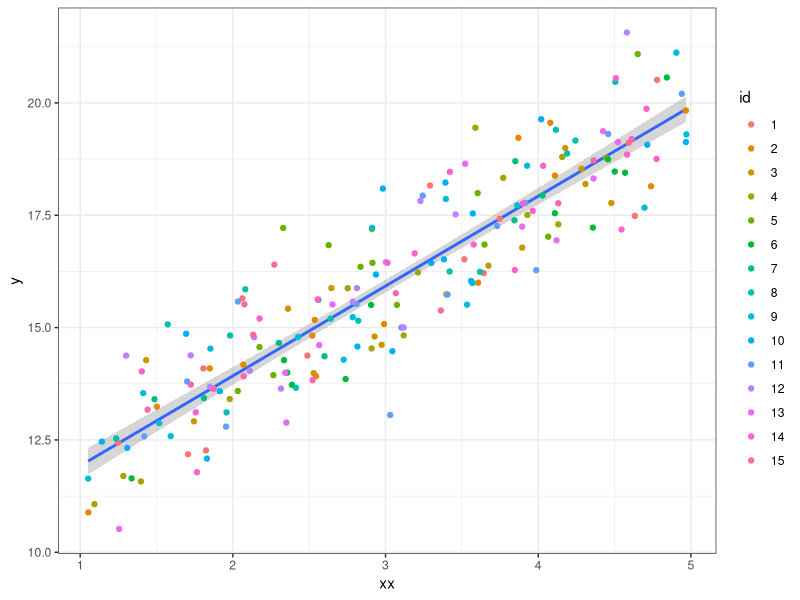
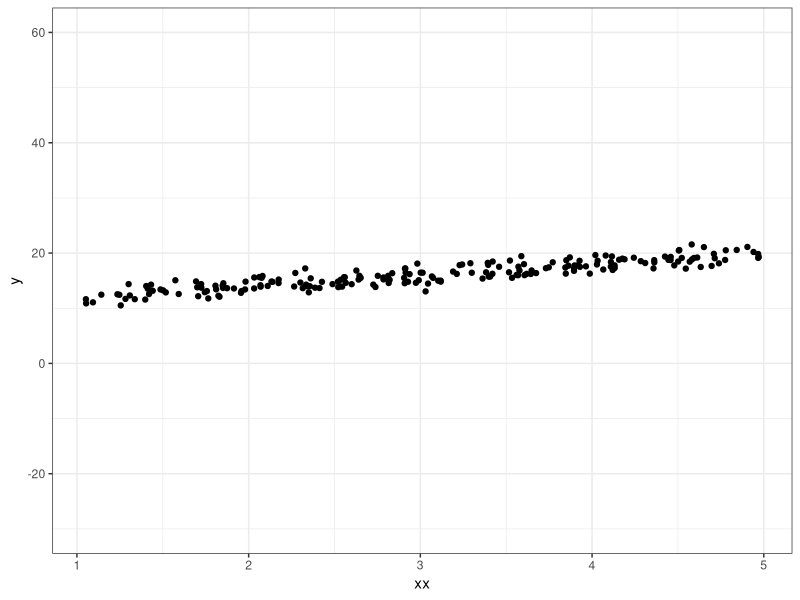
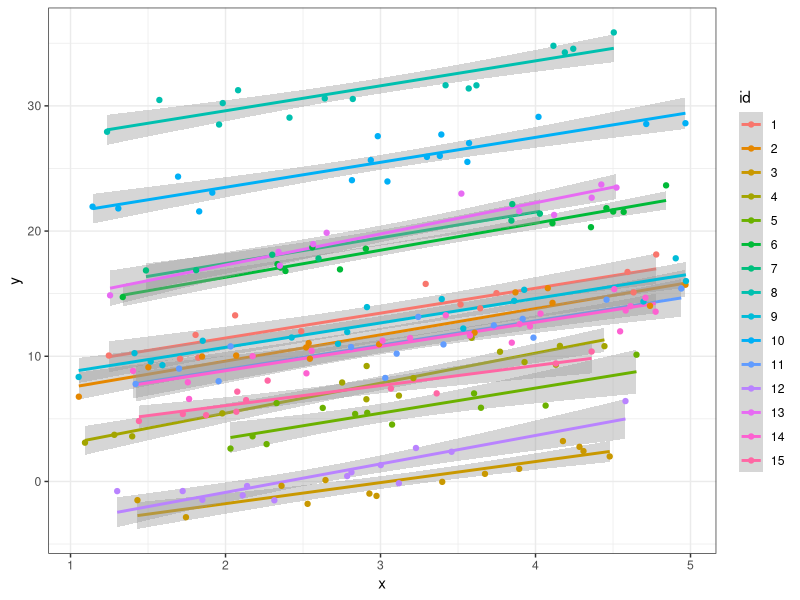
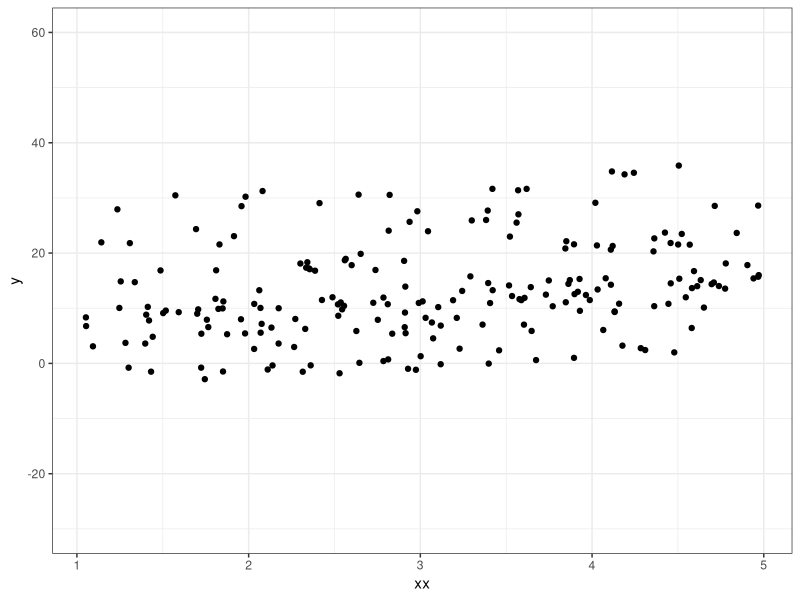
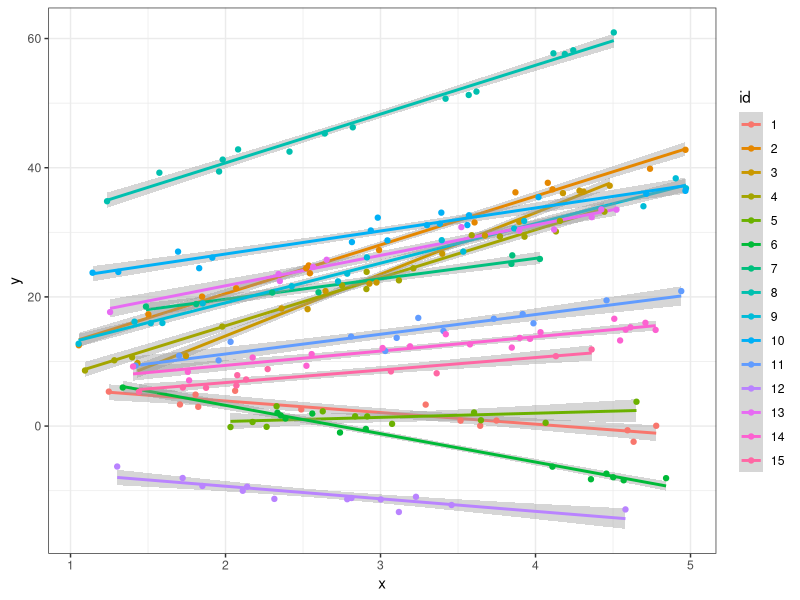
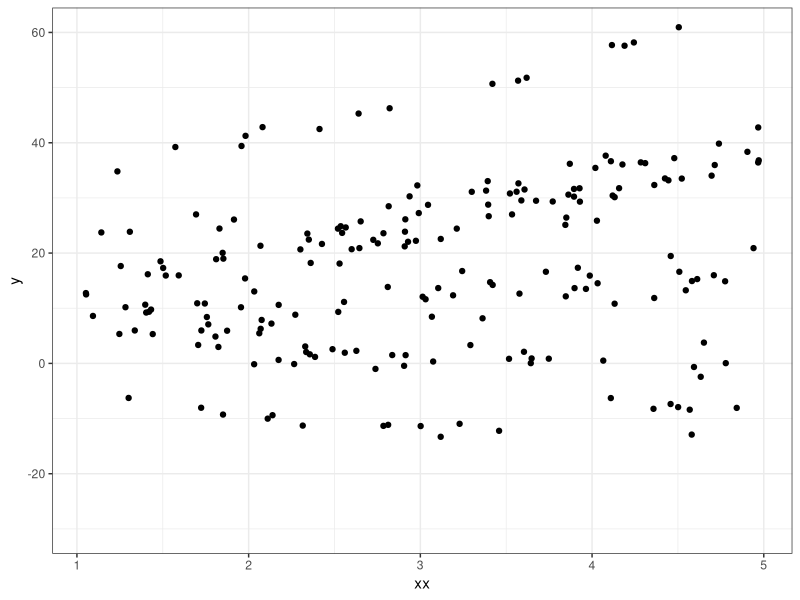
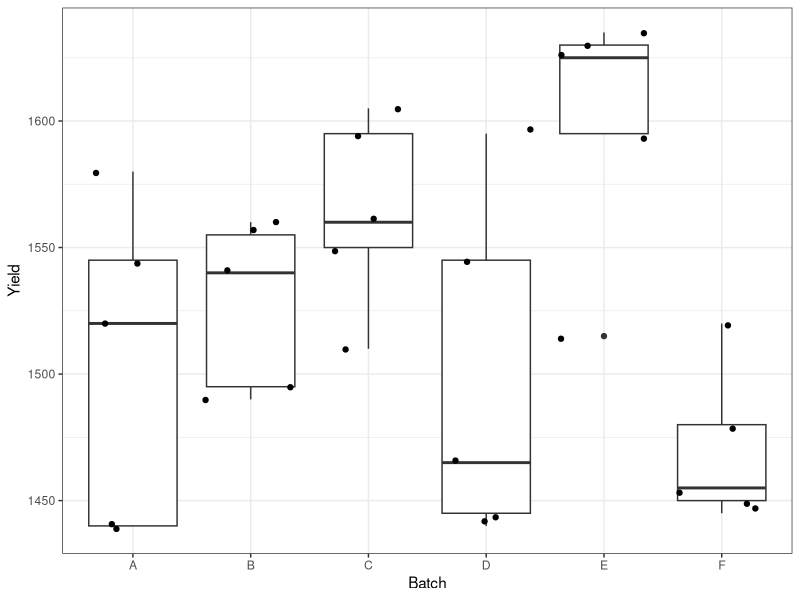
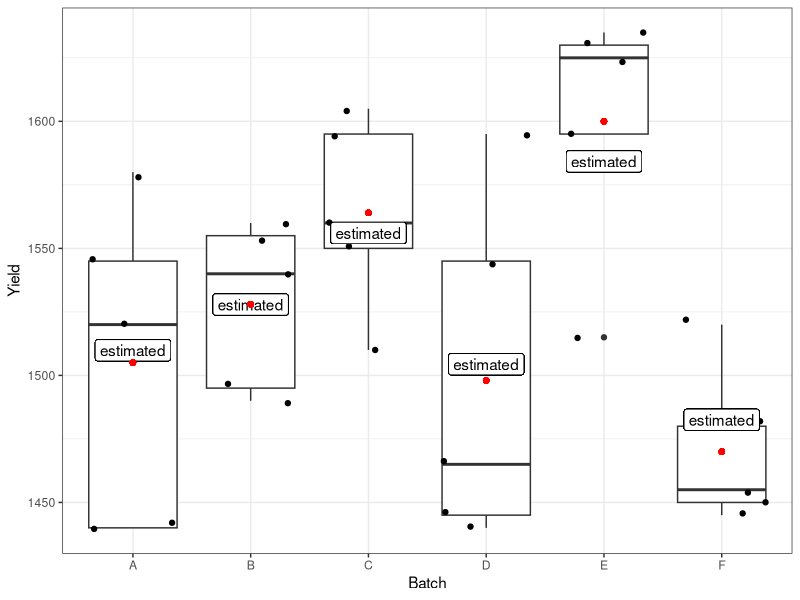

Recreate these plots in R, in order.
rm(list=ls())

library(lme4)
library(car)
library(ggplot2)


## simulation of fixed data
b0 <- 9.9
b1 <- 2
# repeat measure times for 15 people
n <- c(13, 14, 14, 15, 12, 13, 7, 15, 16, 17, 14, 13, 11, 20, 11)
npeople <- length(n)
set.seed(1)
# generate x(fixed effect)
x <- matrix(rep(0, length=max(n) * npeople),ncol = npeople)
xx=NULL
peopleall <- NULL
for (i in 1:npeople){
  x[1:n[i], i] <- runif(n[i], min = 1, max = 5)
  x[1:n[i], i] <- sort(x[1:n[i], i])
  xx=c(xx,x[1:n[i],i])
  people <- rep(i, length = n[i])
  peopleall <- c(peopleall, people)
}
epsilon<- rnorm(n=length(xx),mean=0,sd=1)
dati.simulate = data.frame(y=b0+b1*xx+epsilon,id=as.factor(peopleall),xx)

mdl.fixed = lm(y~xx,data=dati.simulate)
summary(mdl.fixed)

cbind(estimated=coef(mdl.fixed),actual=c(b0,b1))

ggplot(dati.simulate,aes(y=y,x=xx))+
  geom_smooth(method="lm")+
  geom_point(aes(colour=id))+
  theme_bw()

ggplot(dati.simulate,aes(y=y,x=xx))+
  geom_point()+
  theme_bw()+
  coord_cartesian(ylim=c(-30,60))

# random intercept
intercept <- rnorm(npeople, mean = 0, sd = 10)
yall <- NULL
for (i in 1:npeople){
  # generate y
  ytmp <- rep(b0 + intercept[i], length = n[i]) +
    b1 * x[1:n[i],i]
  yall <- c(yall, ytmp) # combine y
}
# final dataset
data1 <- data.frame(y=yall+epsilon,id=as.factor(peopleall),x=xx)

mdl.Rintercept=lmer(y~x+(1|id),data=data1)

summary(mdl.Rintercept)

cbind(estimated=ranef(mdl.Rintercept)$id,actual=intercept)

ggplot(data1,aes(y=y,x=x,colour=id))+
  geom_smooth(method="lm")+
  geom_point()+
  theme_bw( )

ggplot(data1,aes(y=y,x=xx))+
  geom_point()+
  theme_bw()+
  coord_cartesian(ylim=c(-30,60))

# random slope
slope <- rnorm(npeople,sd=5) # random slope

yall <- NULL
for (i in 1:npeople){
  # generate y
  ytmp <- rep(b0 + intercept[i], length = n[i]) +
    (b1+slope[i]) * x[1:n[i],i]
  yall <- c(yall, ytmp) # combine y
}
# final dataset
data2 <- data.frame(y=yall+epsilon,id=as.factor(peopleall),x=xx)

mdl.Rslope=lmer(y~x+(x|id),data=data2)

summary(mdl.Rslope)

cbind(estimated=ranef(mdl.Rslope)$id[,1],actual=intercept)
cbind(estimated=ranef(mdl.Rslope)$id[,2],actual=slope)

ggplot(data2,aes(y=y,x=x,colour=id))+
  geom_smooth(method="lm")+
  geom_point()+
  theme_bw( )

ggplot(data2,aes(y=y,x=xx))+
  geom_point()+
  theme_bw()+
  coord_cartesian(ylim=c(-30,60))

#########################################

## example with random intercepts

#let's get a look into the Dyestuff dataset
#The Dyestuff data frame provides the yield of dyestuff (Naphthalene Black 12B)
#from 5 different preparations from each of 6 different batchs of an intermediate product (H-acid). 
str(Dyestuff)

head(Dyestuff)

summary(Dyestuff)

tail(Dyestuff)

table(Dyestuff$Batch)

ggplot(Dyestuff,aes(y=Yield,x=Batch))+
  geom_boxplot()+
  geom_jitter()+
  theme_bw()

fm1 = lmer(Yield~1+(1|Batch),data=Dyestuff)

summary(fm1)

fe=fixef(fm1)

re=ranef(fm1)$Batch

medie=aggregate(Yield~Batch,data=Dyestuff,FUN=mean)$Yield

ggplot(Dyestuff,aes(y=Yield,x=Batch))+
  geom_boxplot()+
  geom_jitter()+
  geom_label(x=1,y=fe+re[1,1],label="estimated")+
  geom_label(x=2,y=fe+re[2,1],label="estimated")+
  geom_label(x=3,y=fe+re[3,1],label="estimated")+
  geom_label(x=4,y=fe+re[4,1],label="estimated")+
  geom_label(x=5,y=fe+re[5,1],label="estimated")+
  geom_label(x=6,y=fe+re[6,1],label="estimated")+
  
  geom_point(x=1,y=medie[1],colour="red")+
  geom_point(x=2,y=medie[2],colour="red")+
  geom_point(x=3,y=medie[3],colour="red")+
  geom_point(x=4,y=medie[4],colour="red")+
  geom_point(x=5,y=medie[5],colour="red")+
  geom_point(x=6,y=medie[6],colour="red")+
  theme_bw()

##########################################################

fm2 = lmer(Yield~1+Batch+(1|Batch),data=Dyestuff)

summary(fm2)

fe2=fixef(fm2)

re2=ranef(fm2)$Batch

medie=aggregate(Yield~Batch,data=Dyestuff,FUN=mean)$Yield

ggplot(Dyestuff,aes(y=Yield,x=Batch))+
  geom_boxplot()+
  geom_jitter()+
  geom_label(x=1,y=fe2[1]+re2[1,1],label="estimated")+
  geom_label(x=2,y=fe2[1]+fe2[2]+re2[2,1],label="estimated")+
  geom_label(x=3,y=fe2[1]+fe2[3]+re2[3,1],label="estimated")+
  geom_label(x=4,y=fe2[1]+fe2[4]+re2[4,1],label="estimated")+
  geom_label(x=5,y=fe2[1]+fe2[5]+re2[5,1],label="estimated")+
  geom_label(x=6,y=fe2[1]+fe2[6]+re2[6,1],label="estimated")+
  
  geom_point(x=1,y=medie[1],colour="red")+
  geom_point(x=2,y=medie[2],colour="red")+
  geom_point(x=3,y=medie[3],colour="red")+
  geom_point(x=4,y=medie[4],colour="red")+
  geom_point(x=5,y=medie[5],colour="red")+
  geom_point(x=6,y=medie[6],colour="red")+
  theme_bw()

################################

ggplot(Dyestuff,aes(y=Yield,x=Batch))+
  geom_boxplot()+
  geom_jitter()+
  
  geom_label(x=1,y=fe+re[1,1],label="estimated")+
  geom_label(x=2,y=fe+re[2,1],label="estimated")+
  geom_label(x=3,y=fe+re[3,1],label="estimated")+
  geom_label(x=4,y=fe+re[4,1],label="estimated")+
  geom_label(x=5,y=fe+re[5,1],label="estimated")+
  geom_label(x=6,y=fe+re[6,1],label="estimated")+
  
  geom_label(x=1,y=fe2[1]+re2[1,1],label="estimated2")+
  geom_label(x=2,y=fe2[1]+fe2[2]+re2[2,1],label="estimated2")+
  geom_label(x=3,y=fe2[1]+fe2[3]+re2[3,1],label="estimated2")+
  geom_label(x=4,y=fe2[1]+fe2[4]+re2[4,1],label="estimated2")+
  geom_label(x=5,y=fe2[1]+fe2[5]+re2[5,1],label="estimated2")+
  geom_label(x=6,y=fe2[1]+fe2[6]+re2[6,1],label="estimated2")+
  
  geom_point(x=1,y=medie[1],colour="red")+
  geom_point(x=2,y=medie[2],colour="red")+
  geom_point(x=3,y=medie[3],colour="red")+
  geom_point(x=4,y=medie[4],colour="red")+
  geom_point(x=5,y=medie[5],colour="red")+
  geom_point(x=6,y=medie[6],colour="red")+
  theme_bw()

anova(fm1,fm2)

plot(fitted(fm1),Dyestuff$Yield)

#########################################

## example with random intercepts and slope

#Sleepstudy
# The average reaction time per day for subjects in a sleep deprivation study.
# On day 0 the subjects had their normal amount of sleep. Starting that night
# they were restricted to 3 hours of sleep per night. The observations represent
# the average reaction time on a series of tests given each day to each subject.
str(sleepstudy)

head(sleepstudy)

summary(sleepstudy)

tail(sleepstudy)

table(sleepstudy$Days,sleepstudy$Subject)

ggplot(sleepstudy,aes(y=Reaction,x=Days))+
  geom_smooth(method="lm")+
  geom_point()+
  theme_bw()

ggplot(sleepstudy,aes(y=Reaction,x=Days))+
  geom_smooth(method="lm")+
  geom_point()+
  facet_wrap(~Subject,ncol=5)+
  theme_bw()

fm1 = lmer(Reaction~Days+(1|Subject),data=sleepstudy)

summary(fm1)

fe=fixef(fm1)

re=ranef(fm1)$Subject

ggplot(sleepstudy,aes(y=Reaction,x=Days))+
  geom_smooth(method="lm")+
  geom_point()+
  geom_abline(intercept=fe[1],slope=fe[2],colour="red",size=2)+
  theme_bw()